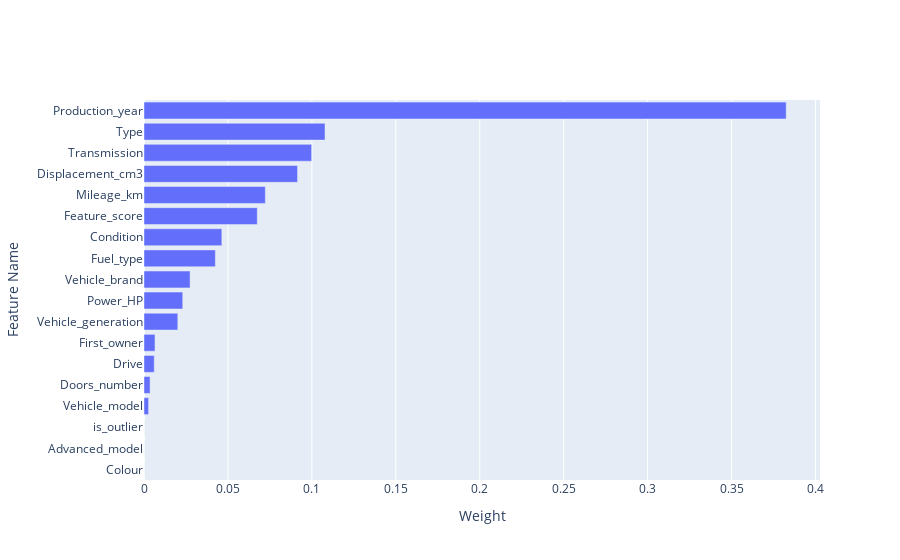

The cell this chart's notebook holds for it:
### Code cell
training_process(
    model_name="basic_tree_classifier",
    model_class=PriceClassifierBasicModel,
    hyperparameters_class=DecisionTreeHyperparams,
    metric=MetricEnum.RECALL,
    intervals_function=lambda x: 10 ** (0.4 * x) + 500 * (x + 1) ** 1.2 + 500 * x**0.8,
    # param_grid={
    #     "criterion": ["gini", "entropy"],
    #     "splitter": ["best"],
    #     "max_depth": [20, 30],
    #     "min_samples_split": [10, 50],
    #     "min_samples_leaf": [5, 10],
    #     "max_features": ["sqrt", 0.5],
    #     "max_leaf_nodes": [50, 100],
    #     "ccp_alpha": [0.0, 0.01],
    #     "min_weight_fraction_leaf": [0.0],
    #     "min_impurity_decrease": [0.0],
    # },
    category_encoding=True,
)

### Figure 1 — Plotly figure (JSON) as saved in the notebook; plotly's stock layout.template omitted (floating-point values rounded to 4 significant figures)
{"data": [{"orientation": "h", "type": "bar", "x": [0, 0, 0, 0.002722, 0.003614, 0.006092, 0.006548, 0.02014, 0.02308, 0.02745, 0.04251, 0.04636, 0.06748, 0.07228, 0.09148, 0.09985, 0.1078, 0.3826], "y": ["Colour", "Advanced_model", "is_outlier", "Vehicle_model", "Doors_number", "Drive", "First_owner", "Vehicle_generation", "Power_HP", "Vehicle_brand", "Fuel_type", "Condition", "Feature_score", "Mileage_km", "Displacement_cm3", "Transmission", "Type", "Production_year"]}], "layout": {"xaxis": {"title": {"text": "Weight"}}, "yaxis": {"title": {"text": "Feature Name"}}}}
